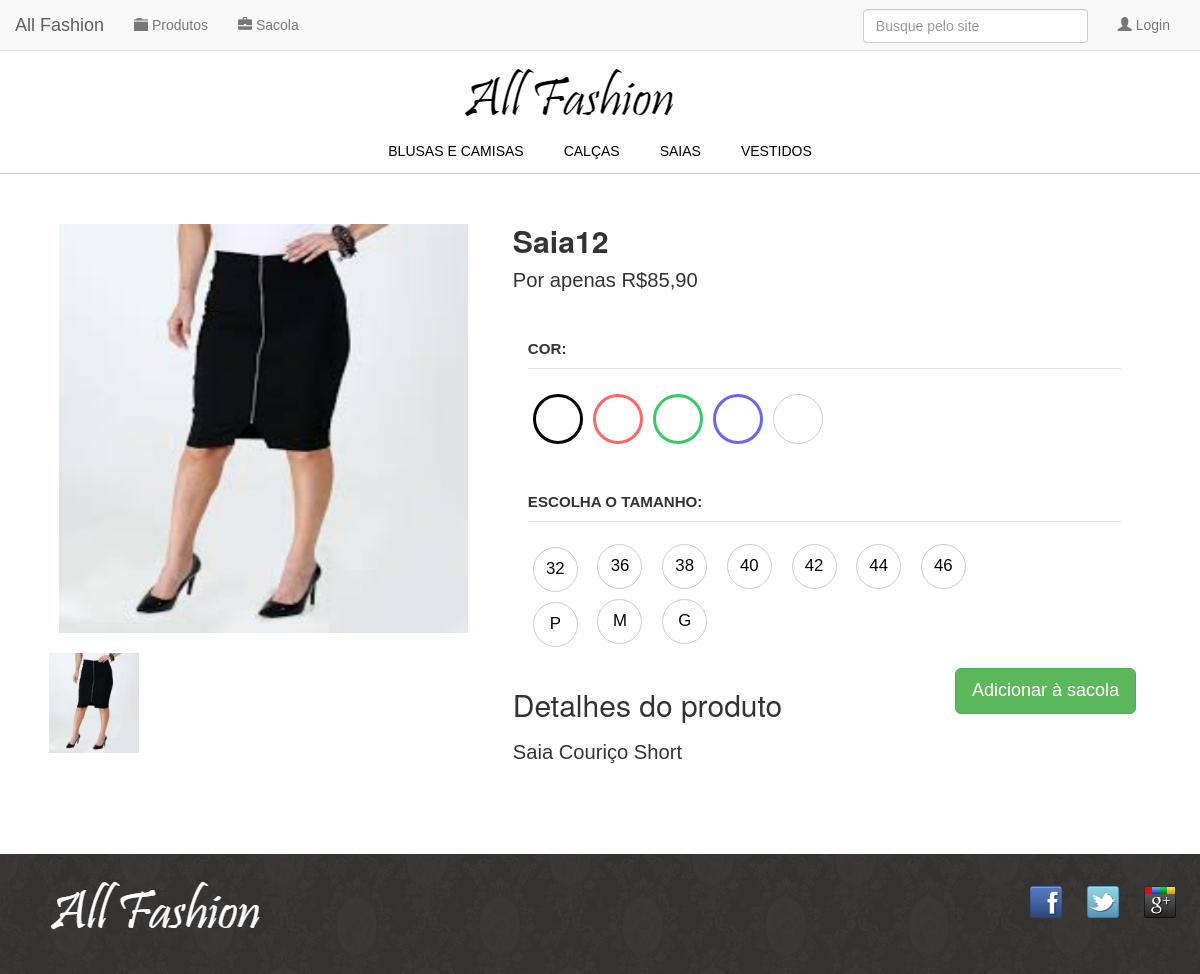
Screenshot of /produto.php?id=14 with the database file from the repository.
### tables this page shows
CREATE TABLE `categorias` (
  `id` int(11) NOT NULL AUTO_INCREMENT,
  `descricao` varchar(45) DEFAULT NULL,
  `ativo` char(1) DEFAULT 'S',
  PRIMARY KEY (`id`)
);

CREATE TABLE `imagens` (
  ` id` int(11) NOT NULL AUTO_INCREMENT,
  `nome` varchar(100) NOT NULL,
  `caminho` varchar(100) DEFAULT NULL,
  `Produtos_id` int(11) NOT NULL,
  `principal` char(1) DEFAULT 'S',
  PRIMARY KEY (` id`),
  KEY `fk_Imagens_Produtos1_idx` (`Produtos_id`),
  CONSTRAINT `fk_Imagens_Produtos1` FOREIGN KEY (`Produtos_id`) REFERENCES `produtos` (`id`) ON DELETE NO ACTION ON UPDATE NO ACTION
);

CREATE TABLE `produtos` (
  `id` int(11) NOT NULL AUTO_INCREMENT,
  `nome` varchar(45) DEFAULT NULL,
  `descricao` text,
  `tamanho` char(1) DEFAULT NULL,
  `preco` decimal(12,2) DEFAULT NULL,
  `Marcas_id` int(11) NOT NULL,
  `Categorias_id` int(11) NOT NULL,
  `Cores_id` int(11) NOT NULL,
  `SubCategorias_id` int(11) NOT NULL,
  PRIMARY KEY (`id`),
  KEY `fk_Produtos_Marcas1_idx` (`Marcas_id`),
  KEY `fk_Produtos_Categorias1_idx` (`Categorias_id`),
  KEY `fk_Produtos_Cores1_idx` (`Cores_id`),
  KEY `fk_Produtos_SubCategorias1_idx` (`SubCategorias_id`)
);

### config/conexao.php (called while the page is built, shortened)
<?php
class Conexao {
    private $con = null;
    private $host = "localhost";
    private $user = "root";
    private $pass = "";
    private $database = "allfashion";
    public function conecta() {
        $this->con = mysqli_connect($this->host, $this->user, $this->pass, $this->database) or die("Erro ao conectar ao servidor &raquo; " . mysqli_connect_errno());
        return $this->con;
    }
    public function executa ($sql) {
        $re = $this->con->query($sql);
        return $re;
    }
}

### produto.php (the view, shortened to what this page needs)
<?php include("cabecalho.php");?>
<?php include("header.php");?>
<?php include("menu.php");?>
<?php include("banner_menor.php");?>
	<link rel="stylesheet" href="css/mobile.css" media="(max-width: 939px)">
	<link rel="stylesheet" href="css/produto.css">
		<div class="container">
			<div class="imagens-produtos">
				<?php
					$id = $_GET['id'];
					$img_principal = $db->executa("SELECT * FROM imagens WHERE principal = 'S' AND Produtos_id = ".$id);
					$img_principal = $img_principal->fetch_array();
				?>
				<div style="padding: 20px;">
					<img src="<?php echo $img_principal['caminho'].$img_principal['nome']; ?>" alt="rosa" style="width: 100%">
				</div>
				<div class="imagem-menor">
					<?php
						$imgs = $db->executa("SELECT * FROM imagens WHERE Produtos_id = ".$id);
						while ($row = $imgs->fetch_array(MYSQLI_ASSOC)) {
					?>
							<img src="<?php echo $row['caminho'].$row['nome']; ?>" alt="rosa">
						<?php } ?>
				</div>
			</div>
			<div class="produto">
				<div style="padding: 0 25px;">
			  		<?php
						$produto = $db->executa("SELECT * FROM produtos WHERE ID = ".$id);
						$produto = $produto->fetch_array();
					?>
					<h1><?php echo utf8_encode($produto["nome"])?></h1>
					<p>Por apenas R$<?php echo number_format($produto["preco"], 2, ",", ".")?></p>
					<?php
						$cor = $db->executa("SELECT * FROM cores");
					?>
					<form action="addSacola.php?acao=add&id=<?php echo $_GET['id'];?>" method="POST" id="form-produto">
						<fieldset class="col-lg-12">
							<legend>Cor:</legend>
							<?php while ($row = $cor->fetch_array(MYSQLI_ASSOC)) { ?>
								<label class="radio-inline-cor seleciona-cor <?php echo $row['cor']; ?>" data-cor="<?php echo $row['cor']; ?>">
								</label>
							<?php } ?>
						</fieldset>
						<fieldset class="col-lg-12">
							<legend>Escolha o tamanho:</legend>
								<label class="radio-inline">
									<input type="radio" hidden name="tamanho" value="32">32
								</label>
								<label class="radio-inline">
									<input type="radio" hidden name="tamanho" value="36">36
								</label>
								<label class="radio-inline">
									<input type="radio" hidden name="tamanho" value="38">38
								</label>
								<label class="radio-inline">
									<input type="radio" hidden name="tamanho" value="40">40
								</label>
								<label class="radio-inline">
									<input type="radio" hidden name="tamanho" value="42">42
								</label>
								<label class="radio-inline">
									<input type="radio" hidden name="tamanho" value="44">44
								</label>
								<label class="radio-inline">
									<input type="radio" hidden name="tamanho" value="46">46
								</label>
								<br/>
								<label class="radio-inline">
									<input type="radio" hidden name="tamanho" value="P">P
								</label>
								<label class="radio-inline">
									<input type="radio" hidden name="tamanho" value="M">M
								</label>
								<label class="radio-inline">
									<input type="radio" hidden name="tamanho" value="G">G
								</label>
						</fieldset>
						<input type="button" onclick="validaForm()" class="btn btn-success btn-lg" class="comprar" value="Adicionar à sacola" style="margin-bottom: 10px; float: right;">
						<h2>Detalhes do produto</h2>
						<h3 class="descri"><?php echo utf8_encode($produto["descricao"])?></h3>
					</form>
				</div>
			</div>
		</div>
<?php include("rodape.php"); ?>

### menu.php
<div class="app__header__menu">
    <div class="app__menu app__container">
        <div class="app__menu__content">
            <div class="app__menu__level1">
                <?php $categorias = $db->executa("SELECT * FROM categorias"); ?>
                <?php while ($row = $categorias->fetch_array(MYSQLI_ASSOC)) { ?>
                    <a class="" aria-current="false" data-slug="roupas" data-tree="<?php echo utf8_encode($row['descricao']); ?>" href="listagem.php?cat_id=<?php echo $row['id'];?>">
                        <span class="app__menu__title"><?php echo utf8_encode($row['descricao']); ?></span>
                    </a>
                <?php } ?>
            </div>
        </div>
    </div>
</div>

### css/estilos.css (style rules this page uses)
body { color: #333333; font-family: "Lucida Sans Unicode", "Lucida Grande", sans-serif; margin: 0; }
.container { margin: 0 auto; width: 96%; }
.app__header__menu { background-color: #fff; border-bottom: .1rem solid #ccc; }
.app__menu__level1 { display: -webkit-box; display: -webkit-flex; display: -ms-flexbox; display: flex; height: 3.2rem; -webkit-box-pack: center; -webkit-justify-content: center; -ms-flex-pack: center; justify-content: center; width: 100%; margin-bottom: 10px; }
.app__menu__level1 a { -webkit-box-align: center; -webkit-align-items: center; -ms-flex-align: center; align-items: center; color: #000; display: -webkit-inline-box; display: -webkit-inline-flex; display: -ms-inline-flexbox; display: inline-flex; position: relative; text-transform: uppercase; padding: 20px; }
.btn:not(:disabled):not(.disabled) { cursor: pointer; }
* { margin: 0; padding: 0; }

### css/mobile.css (style rules this page uses)
.container { width: 96%; }

### css/produto.css (style rules this page uses)
fieldset { border: none !important; }
.verde { border: 3px solid #33CC66 !important; }
.rosa { border: 3px solid #FF6666 !important; }
.azul { border: 3px solid #6666FF !important; }
.preto { border: 3px solid #000 !important; }
.imagens-produtos { float: left; width: 40%; }
.produto { color: #333; line-height: 1.3; font-size: 1.2em; }
.produto h1 { font-size: 1.8em; font-weight: bold; }
.produto p { font-size: 1.2em; margin-bottom: 1em; }
.produto legend { display: block; font: bold 0.9em/2.5 Arial; text-transform: uppercase; }
.imagem-menor { width: 100%; float: left; }
.imagem-menor img { width: 20%; float: left; margin: 0 10px; height: 100px; }
@media (min-width: 630px) { .produto { position: relative; width: 60%; float: right; font-size: 1.2em; } }
@media (min-width: 630px) { fieldset { display: inline-block; vertical-align: top; margin: 1em 0; min-width: 200px; width: 45%; } }
label.radio-inline, label.radio-inline-cor { color: #000; padding: 10px; border-radius: 60px; border: .1rem solid #ccc; }
label.radio-inline { width: 45px; height: 45px; text-align: center; margin: 5px; }
label.radio-inline-cor { width: 50px; height: 50px; float: left; margin: 5px; }
h3.descri { font-size: 1.2em; font-family: "Lucida Sans Unicode", "Lucida Grande", sans-serif; text-align: justify; padding-bottom: 80px; }

### rows the page displays
categorias: descricao "BLUSAS E CAMISAS"
categorias: descricao "CALÇAS"
categorias: descricao "SAIAS"
categorias: descricao "VESTIDOS"
imagens: caminho+nome (picture)
produtos: nome "Saia12", preco "85,90", descricao "Saia Couriço Short"
